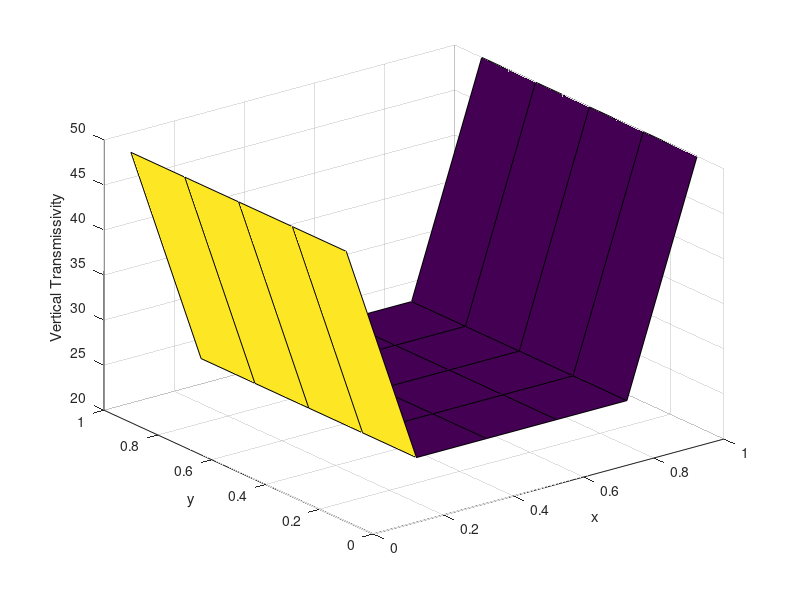

MATLAB code for this plot: (Note: this script raises an error after producing the figure.)
%2D Incompressible P Solver
%Solves the discretized form of -d/dx (lambda * dp/dx) = q
%Tanvi Chheda
%19 Apr 2-16

clear all
%Define parameters, interfaces
Lx = 1; % Length [m]
Ly = 1;
Nx = 5; 
Ny = 5;
lambda = ones(Nx,Ny); 
% for i=1:Nx          % for heterogenous reservoir
%     for j= 1:Ny     % say permeability increases away from origin
%         lambda(Nx,Ny)=i+j; 
%     end
% end; 

%% Grid info
dx = Lx / Nx; % grid size
dy = Ly / Ny; 

x = zeros(Nx,Ny);
y = zeros(Nx,Ny);
for i=1:Nx
    for j=1:Ny
        x(i,j) = dx/2 + (i-1)*dx;
        y(i,j) = dy/2 + (j-1)*dy;
    end
end

xi_v = zeros(Nx+1,Ny);
yi_v = zeros(Nx+1,Ny);
xi_h = zeros(Nx,Ny+1);
yi_h = zeros(Nx,Ny+1);

for i = 1:Nx+1
    for j = 1:Ny
        xi_v(i,j) = (i-1)*dx;
        yi_v(i,j) = dy/2 + (j-1)*dy;
    end
end
for i = 1:Nx
    for j = 1:Ny+1
        xi_h(i,j) = dx/2 +(i-1) *dx;
        yi_h(i,j) = (j-1)*dy;
    end
end

%% Mobility

lambdaH_vert = zeros(Nx+1,Ny);
lambdaH_vert(1,:)=lambda(1,:);
lambdaH_vert(Nx+1,:)=lambda(Nx,:);

for i=2:Nx
    for j=1:Ny
        lambdaH_vert(i,j) = 2*lambda(i,j)*lambda(i-1,j)/(lambda(i,j)+lambda(i-1,j));
    end
end

lambdaH_hori = zeros(Nx,Ny+1);
lambdaH_hori(:,1)=lambda(:,1);
lambdaH_hori(:,Ny+1)=lambda(:,Ny);

for i=1:Nx
    for j=2:Ny
        lambdaH_hori(i,j) = 2*lambda(i,j)*lambda(i,j-1)/(lambda(i,j)+lambda(i,j-1));
    end
end


%% ----------------------------------------------------------------------------

T_y = zeros (Nx+1,Ny);% Transmissibility at interfaces
T_x = zeros (Nx,Ny+1);

T_y(2:Nx,:) = lambdaH_vert(2:Nx,:)/(dx^2);
T_y(1,:)=2*lambdaH_vert(1,:)/(dx^2); 
T_y(Nx+1,:)=2*lambdaH_vert(Nx+1,:)/(dx^2);

T_x(:,2:Ny) = lambdaH_hori(:,2:Ny)/(dy^2);
T_x(:,1)=2*lambdaH_hori(:,1)/(dy^2); 
T_x(:,Ny+1)=2*lambdaH_hori(:,Ny+1)/(dy^2);

figure;
surf(xi_v,yi_v,T_y);
xlabel('x'); ylabel('y'),zlabel('Vertical Transmissivity')

%% A-matrix

q = zeros(Nx*Ny,1); 
A = zeros(Nx*Ny,Nx*Ny); 
for i=1:Nx
    for j=1:Ny
         
        ind = getindex(i,j,Nx,Ny);
        if(i > 1) % west 
            A(ind, ind-1) = -T_y(i,j);
            A(ind,ind) = A(ind,ind) + T_y(i,j);
        end
        if(i < Nx) % east 
            A(ind, ind+1 ) = -T_y(i+1,j);
            A(ind,ind) = A(ind,ind) + T_y(i+1,j);
        end
        if(j > 1) % south 
            
            A(ind, ind-2 ) = -T_x(i,j);
            A(ind,ind) = A(ind,ind) + T_x(i,j);
        end
        if(j < Ny) % north 

            A(ind, ind+2 ) = -T_x(i,j+1);
            A(ind,ind) = A(ind,ind) + T_x(i,j+1);
        end
    end
end

%% Insert 2 wells

PI_w1=1000; pw_1=1; 
perf_w1 = [1,1]; 
I_w1 = getindex(perf_w1(1),perf_w1(2),Nx,Ny);

A(I_w1,I_w1)= A(I_w1,I_w1)+ PI_w1*lambda(perf_w1(1),perf_w1(2));
q(I_w1) = q(I_w1)+ PI_w1 * pw_1 * lambda(perf_w1(1),perf_w1(2));

PI_w2=1000; pw_2=0; 
perf_w2 = [Nx,Ny]; 
I_w2 = getindex(perf_w2(1),perf_w2(2),Nx,Ny);

A(I_w2,I_w2)= A(I_w2,I_w2)+ PI_w2*lambda(perf_w2(1),perf_w2(2));
q(I_w2) = q(I_w2)+ PI_w2 * pw_2 * lambda(perf_w2(1),perf_w2(2));


p = A\q;

pr = zeros(Nx,Ny);
for i=1:Nx*Ny
    [a,b]=getcoordinate(i,Nx,Ny);
    pr(a,b)=p(i);
end

figure;
surf(x,y,pr)
xlabel('x'); ylabel('y'),zlabel('Pressure')
        
%PLOT VELOCITY
V_x = zeros(Nx,Ny+1);
for i = 2:Nx
    for j = 1:Ny
        V_x(i,j)=lambdaH_hori(i,j)*(pr(i,j)-pr(i-1,j))/dx;
    end
end
V_y = zeros(Nx+1,Ny);
for i = 1:Nx
    for j = 2:Ny
        V_y(i,j)=lambdaH_vert(i,j)*(pr(i,j)-pr(i,j-1))/dy;
    end
end


figure
surf(xi_v,yi_v,V_y)
ylabel('y'); xlabel('xi'); zlabel('y Velocity');